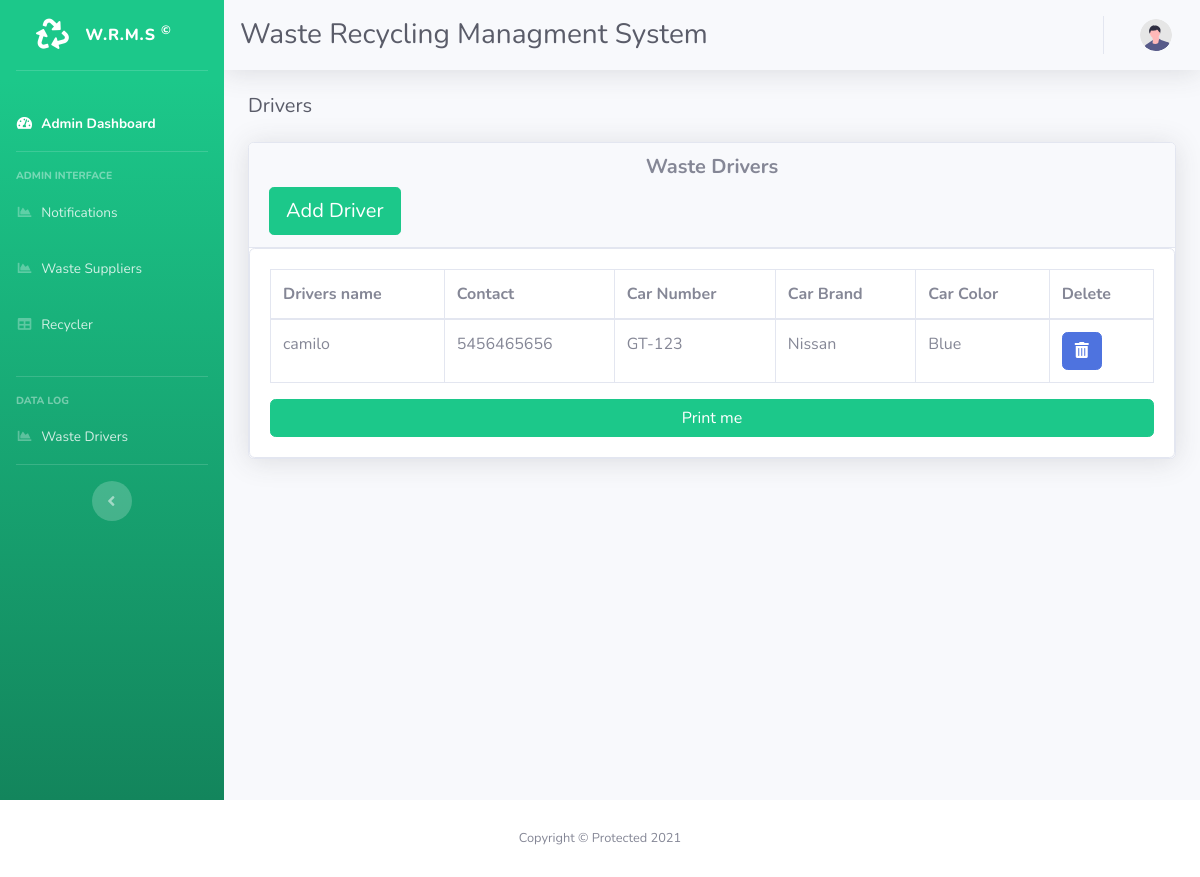
The app's page /admin/waste_drivers.php with its own data.
### tables this page shows
CREATE TABLE `drivers` (
  `id` int(10) NOT NULL,
  `name` varchar(30) NOT NULL,
  `carNumber` varchar(10) NOT NULL,
  `carType` varchar(30) NOT NULL,
  `carColor` varchar(10) NOT NULL,
  `contact` varchar(15) NOT NULL
);

### admin/waste_drivers.php (the view, shortened to what this page needs)
<?php
include "admin_Template/header.php";
include "admin_Template/nav.php";
?>
<div class="container-fluid">
    <div class="d-sm-flex align-items-center justify-content-between mb-4">
        <h1 class="h5 mb-0 text-gray-800">Drivers</h1>
    </div>
    <div class="card shadow ">
        <div  class="card-header">
            <h5 class="text text-center "><b>Waste Drivers</b></h5>
                <button type="button" class="btn btn-success btn-lg" data-toggle="modal" data-target="#myModal">Add Driver</button>
        </div>
        <div class="card card-body">
            <div id="Drivers" class="table-responsive">
                <table class="table  table-bordered" id="mainTable"  >
                    <thead>
                        <tr>
                            <th>Drivers name</th>
                            <th>Contact</th>
                            <th>Car Number</th>
                            <th>Car Brand</th>
                            <th>Car Color</th>
                            <th>Delete </th>
                        </tr>
                    </thead>
                    <tbody>
                         <?php
                        include_once '../connection.php';
                        $sql="SELECT * FROM drivers;";
                          if ($query=mysqli_query($conn,$sql)) {
                            while ( $row=mysqli_fetch_assoc($query)) {
                              ?>
                        <tr>
                            <td><?php echo $row['name']; ?></td>
                            <td><?php echo $row['contact']; ?></td>
                            <td><?php echo $row['carNumber']; ?></td>
                            <td><?php echo $row['carType']; ?></td>
                            <td><?php echo $row['carColor']; ?></td>
                            <td>
                                <form action="../dbconfig.php" method="POST">
                                <button class="btn btn-primary" name="delete_driver">
                                    <i class="fas fa-trash-alt"></i></button>
                                </form>
                            </td>
                        </tr>
                        <?php
                           }
                          }else{echo "No records";}
                        ?>
                    </tbody>
                </table>
                </div>
                    <button onclick="printcontent('Drivers')" class="btn btn-success btn-block">Print me</button>
                </div>
            </div>
        </div>
    </div>
</div>
<?php
include "admin_Template/footer.php";
?>

### records on screen
drivers: name "camilo", contact "5456465656", carNumber "GT-123", carType "Nissan", carColor "Blue"
